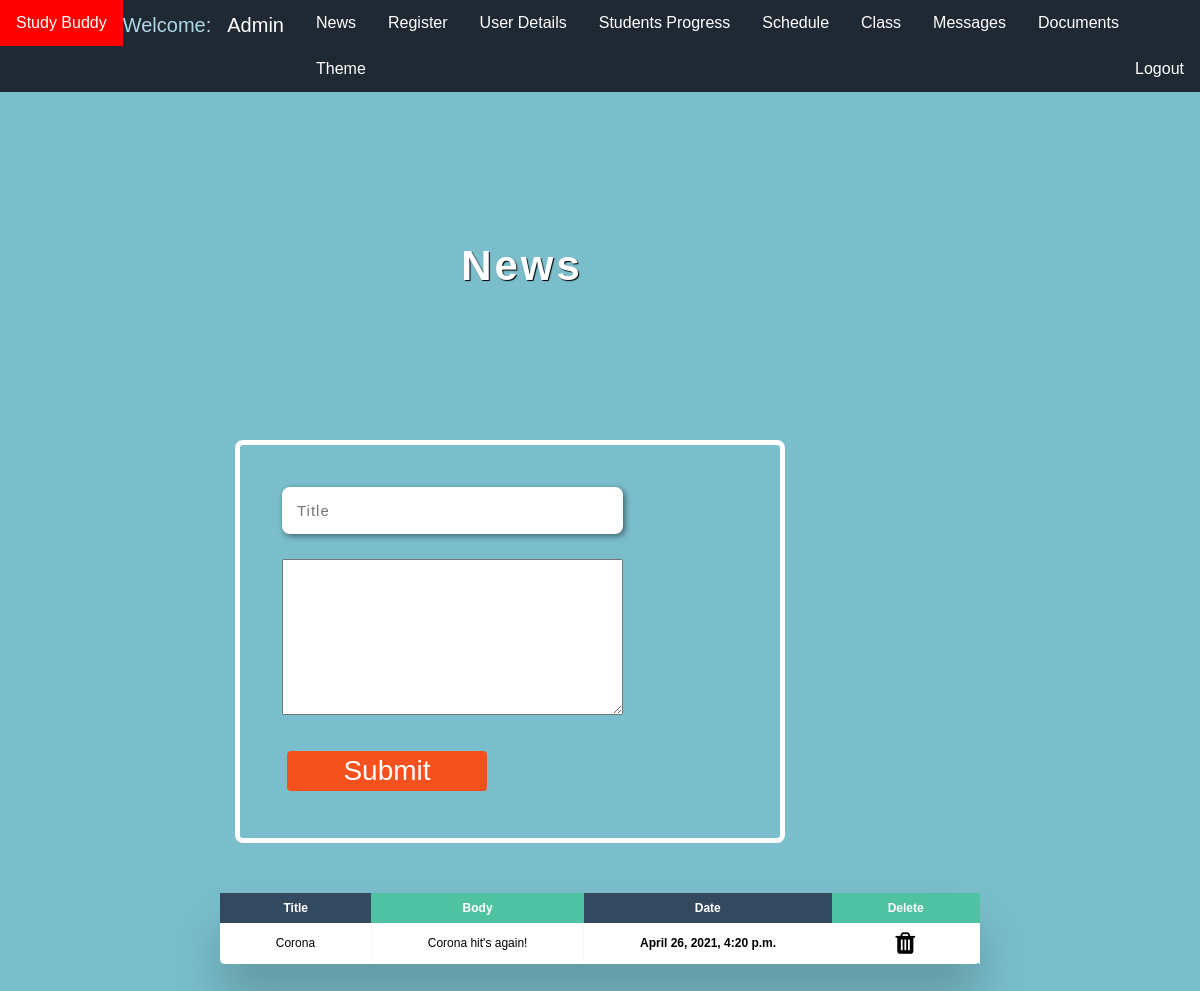
/school/news/ (signed in), run on an earlier commit of the app's database.
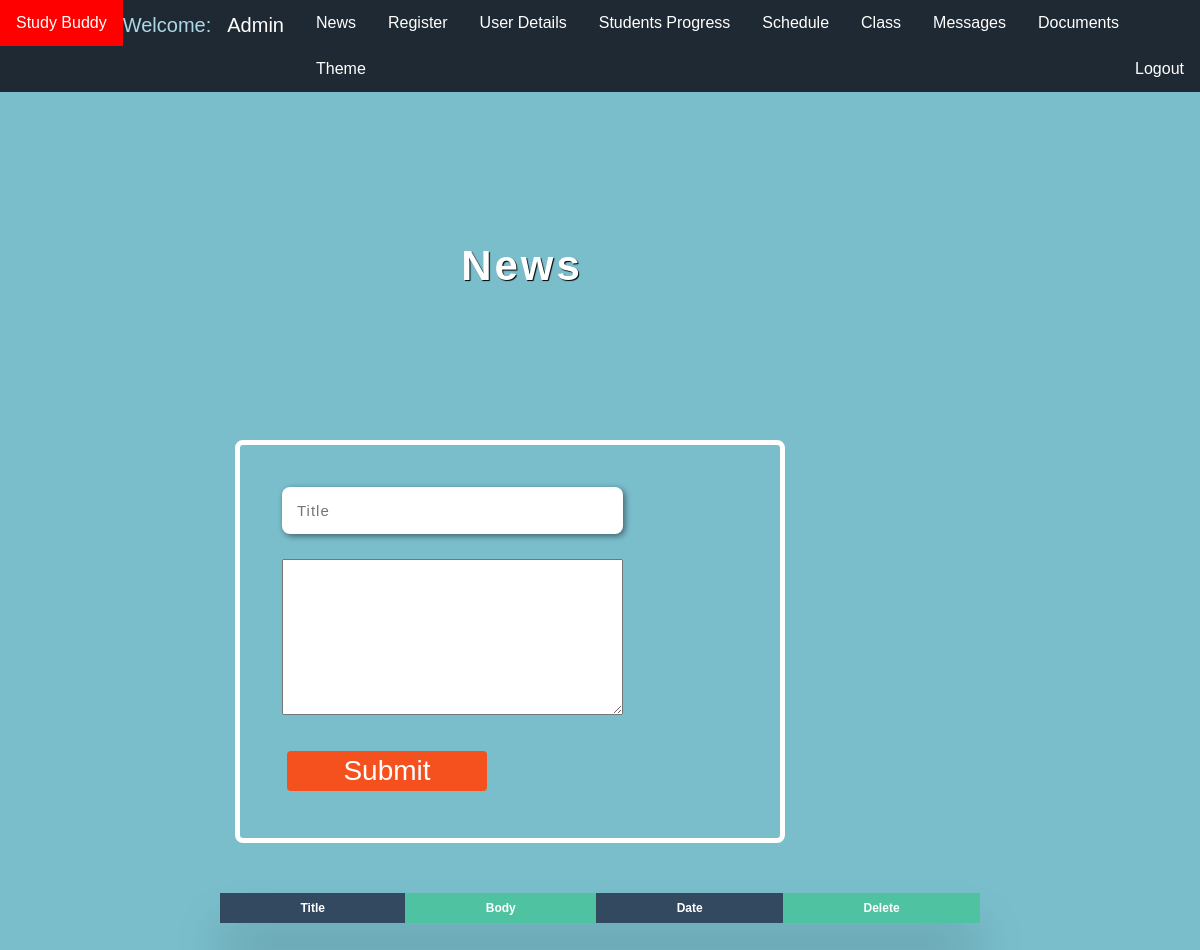
And on a later commit of the database.
### StudyBuddy/models.py (models this page shows, shortened)
class Article(models.Model):
    title = models.CharField(max_length=64)
    body = models.TextField()
    date = models.DateTimeField('date published')
    class Meta:
        verbose_name = "Article"
        verbose_name_plural = "Articles"

### StudyBuddy/views.py (the view, shortened to what this page needs)
# urls.py: path("school/news/", views.add_display_news, name="school_news"),
def add_display_news(request):
    news = Article.objects.all().order_by('date')
    article_form = ArticleForm()
    return render(request, '../templates/school/news.html', {'news': news, "article_form": article_form})

### StudyBuddy/forms.py (shortened to what this page needs)
class ArticleForm(forms.ModelForm):
    class Meta:
        model = Article
        fields = ['title', 'body']

### templates/school/news.html (shortened to what this page needs)
{% extends 'school/schoolHome.html' %}
{% load static %}
{% block title %}
    <head>
        <link rel="stylesheet" href="/static/styles/schoolStyles/registerStudent.css"/>
        <link type="text/css" rel="stylesheet" href="{% static 'styles/userList.css' %}" />
        <link rel="stylesheet" href="https://cdnjs.cloudflare.com/ajax/libs/font-awesome/4.7.0/css/font-awesome.min.css">
    </head>
    <h1 style="width: 80%">News</h1>
{% endblock %}
{% block content %}
    <div style="width: 80%;" class="w3ls-login box box--big">
        <form action="" method="POST">
            <div class="grid-container">
                <div class="grid-child-first">
                    <div class="input-group mb-2">
                        <div class="agile-field-txt">
                            {{article_form.title}}
                        </div>
                    </div>
                    <div class="input-group mb-2">
                        <div class="agile-field-txt">
                            {{article_form.body}}
                        </div>
                    </div>
                </div>
            </div>
            <button class="button" style="vertical-align:middle" type="submit"><span>Submit</span></button>
        </form>
    </div>
    <div id="teacher" class="table-wrapper">
        <table class="fl-table">
            <thead>
            <tr>
                <th>Title</th>
                <th>Body</th>
                <th>Date</th>
                <th>Delete</th>
            </tr>
            </thead>
            <tbody>
                {% for article in news %}
                    <tr>
                        <td> {{ article.title }} </td>
                        <td> {{ article.body }} </td>
                        <th> {{ article.date }} </th>
                        <td><a class="" href="{% url 'delete_news' article.id %}">  <i style="font-size: 25px; color: black" class="fa fa-trash"></i> </a></td>
                    </tr>
                {% endfor %}
        </table>
    </div>
    <br>
{% endblock %}

What changed in the data, as far as the page shows it:
removed Article: title "Corona", body "Corona hit's again!", date "April 26, 2021, 4:20 p.m."
